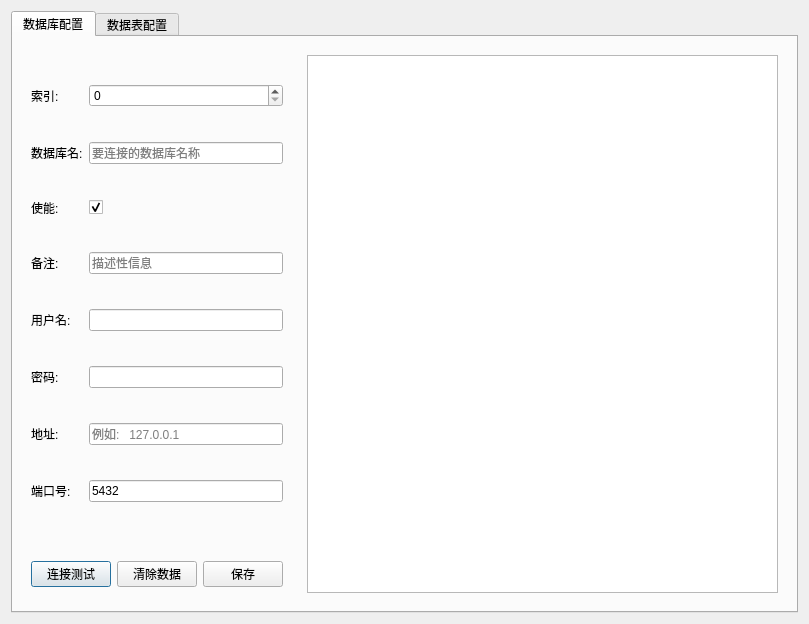
<?xml version="1.0" encoding="UTF-8"?>
<ui version="4.0">
 <class>ConfigDialog</class>
 <widget class="QDialog" name="ConfigDialog">
  <property name="geometry">
   <rect>
    <x>0</x>
    <y>0</y>
    <width>809</width>
    <height>624</height>
   </rect>
  </property>
  <property name="cursor">
   <cursorShape>ArrowCursor</cursorShape>
  </property>
  <property name="windowTitle">
   <string>POSTGRESQL数据库配置界面</string>
  </property>
  <layout class="QGridLayout" name="gridLayout">
   <item row="0" column="0">
    <widget class="QTabWidget" name="tabWidget">
     <property name="currentIndex">
      <number>0</number>
     </property>
     <property name="tabBarAutoHide">
      <bool>true</bool>
     </property>
     <widget class="QWidget" name="Tab1">
      <attribute name="title">
       <string>数据库配置</string>
      </attribute>
      <layout class="QGridLayout" name="gridLayout_6" rowstretch="9,1" columnstretch="3,7">
       <item row="0" column="0">
        <widget class="QWidget" name="widget_2" native="true">
         <layout class="QGridLayout" name="gridLayout_2">
          <item row="0" column="0">
           <widget class="QLabel" name="Label">
            <property name="text">
             <string>索引:</string>
            </property>
           </widget>
          </item>
          <item row="0" column="1">
           <widget class="QSpinBox" name="index1">
            <property name="minimum">
             <number>0</number>
            </property>
           </widget>
          </item>
          <item row="1" column="0">
           <widget class="QLabel" name="Label_2">
            <property name="text">
             <string>数据库名:</string>
            </property>
           </widget>
          </item>
          <item row="1" column="1">
           <widget class="QLineEdit" name="database">
            <property name="placeholderText">
             <string>要连接的数据库名称</string>
            </property>
           </widget>
          </item>
          <item row="2" column="0">
           <widget class="QLabel" name="Label_3">
            <property name="text">
             <string>使能:</string>
            </property>
           </widget>
          </item>
          <item row="2" column="1">
           <widget class="QCheckBox" name="enable1">
            <property name="checked">
             <bool>true</bool>
            </property>
           </widget>
          </item>
          <item row="3" column="0">
           <widget class="QLabel" name="Label_4">
            <property name="text">
             <string>备注:</string>
            </property>
           </widget>
          </item>
          <item row="3" column="1">
           <widget class="QLineEdit" name="desc1">
            <property name="placeholderText">
             <string>描述性信息</string>
            </property>
           </widget>
          </item>
          <item row="4" column="0">
           <widget class="QLabel" name="Label_5">
            <property name="text">
             <string>用户名:</string>
            </property>
           </widget>
          </item>
          <item row="4" column="1">
           <widget class="QLineEdit" name="username"/>
          </item>
          <item row="5" column="0">
           <widget class="QLabel" name="Label_6">
            <property name="text">
             <string>密码:</string>
            </property>
           </widget>
          </item>
          <item row="5" column="1">
           <widget class="QLineEdit" name="password"/>
          </item>
          <item row="6" column="0">
           <widget class="QLabel" name="Label_7">
            <property name="text">
             <string>地址:</string>
            </property>
           </widget>
          </item>
          <item row="6" column="1">
           <widget class="QLineEdit" name="address">
            <property name="placeholderText">
             <string>例如:   127.0.0.1</string>
            </property>
           </widget>
          </item>
          <item row="7" column="0">
           <widget class="QLabel" name="Label_8">
            <property name="text">
             <string>端口号:</string>
            </property>
           </widget>
          </item>
          <item row="7" column="1">
           <widget class="QLineEdit" name="port">
            <property name="text">
             <string>5432</string>
            </property>
            <property name="placeholderText">
             <string>默认:5432</string>
            </property>
           </widget>
          </item>
         </layout>
        </widget>
       </item>
       <item row="1" column="0">
        <widget class="QWidget" name="widget" native="true">
         <layout class="QHBoxLayout" name="horizontalLayout">
          <item>
           <widget class="QPushButton" name="connectTest">
            <property name="text">
             <string>连接测试</string>
            </property>
           </widget>
          </item>
          <item>
           <widget class="QPushButton" name="clearDataBase">
            <property name="text">
             <string>清除数据</string>
            </property>
           </widget>
          </item>
          <item>
           <widget class="QPushButton" name="saveDataBase">
            <property name="text">
             <string>保存</string>
            </property>
           </widget>
          </item>
         </layout>
        </widget>
       </item>
       <item row="0" column="1" rowspan="2">
        <widget class="QWidget" name="widget_3" native="true">
         <layout class="QGridLayout" name="gridLayout_3">
          <item row="0" column="0">
           <widget class="QTableView" name="tableView1">
            <property name="enabled">
             <bool>true</bool>
            </property>
            <property name="lineWidth">
             <number>1</number>
            </property>
            <property name="editTriggers">
             <set>QAbstractItemView::NoEditTriggers</set>
            </property>
           </widget>
          </item>
         </layout>
        </widget>
       </item>
      </layout>
     </widget>
     <widget class="QWidget" name="Tab2">
      <attribute name="title">
       <string>数据表配置</string>
      </attribute>
      <layout class="QGridLayout" name="gridLayout_7" rowstretch="9,1" columnstretch="3,7">
       <item row="0" column="0">
        <widget class="QWidget" name="widget_6" native="true">
         <layout class="QGridLayout" name="gridLayout_4">
          <item row="0" column="0">
           <widget class="QLabel" name="Label_15">
            <property name="text">
             <string>索引:</string>
            </property>
           </widget>
          </item>
          <item row="0" column="1">
           <widget class="QSpinBox" name="index2">
            <property name="minimum">
             <number>0</number>
            </property>
           </widget>
          </item>
          <item row="1" column="0">
           <widget class="QLabel" name="label_3">
            <property name="text">
             <string>数据库:</string>
            </property>
           </widget>
          </item>
          <item row="1" column="1">
           <widget class="QComboBox" name="dataBase"/>
          </item>
          <item row="2" column="0">
           <widget class="QLabel" name="Label_16">
            <property name="text">
             <string>数据表:</string>
            </property>
           </widget>
          </item>
          <item row="2" column="1">
           <widget class="QComboBox" name="datatable"/>
          </item>
          <item row="3" column="0">
           <widget class="QLabel" name="Label_17">
            <property name="text">
             <string>使能:</string>
            </property>
           </widget>
          </item>
          <item row="3" column="1">
           <widget class="QCheckBox" name="enable2">
            <property name="checked">
             <bool>true</bool>
            </property>
           </widget>
          </item>
          <item row="4" column="0">
           <widget class="QLabel" name="label">
            <property name="text">
             <string>采样频率:</string>
            </property>
           </widget>
          </item>
          <item row="4" column="1">
           <widget class="QSpinBox" name="frequency">
            <property name="minimum">
             <number>1000</number>
            </property>
            <property name="maximum">
             <number>999999999</number>
            </property>
            <property name="singleStep">
             <number>100</number>
            </property>
           </widget>
          </item>
          <item row="5" column="0">
           <widget class="QLabel" name="Label_18">
            <property name="text">
             <string>备注:</string>
            </property>
           </widget>
          </item>
          <item row="5" column="1">
           <widget class="QLineEdit" name="desc2">
            <property name="placeholderText">
             <string>描述性信息</string>
            </property>
           </widget>
          </item>
         </layout>
        </widget>
       </item>
       <item row="1" column="0">
        <widget class="QWidget" name="widget_4" native="true">
         <layout class="QHBoxLayout" name="horizontalLayout_2">
          <item>
           <widget class="QPushButton" name="saveDataTest">
            <property name="text">
             <string>写值测试</string>
            </property>
           </widget>
          </item>
          <item>
           <widget class="QPushButton" name="clearDataTable">
            <property name="text">
             <string>清除数据</string>
            </property>
           </widget>
          </item>
          <item>
           <widget class="QPushButton" name="saveDataTable">
            <property name="text">
             <string>保存</string>
            </property>
           </widget>
          </item>
         </layout>
        </widget>
       </item>
       <item row="0" column="1" rowspan="2">
        <widget class="QWidget" name="widget_5" native="true">
         <layout class="QGridLayout" name="gridLayout_5">
          <item row="0" column="0">
           <widget class="QTableView" name="tableView2"/>
          </item>
         </layout>
        </widget>
       </item>
      </layout>
     </widget>
    </widget>
   </item>
  </layout>
 </widget>
 <resources/>
 <connections/>
</ui>
